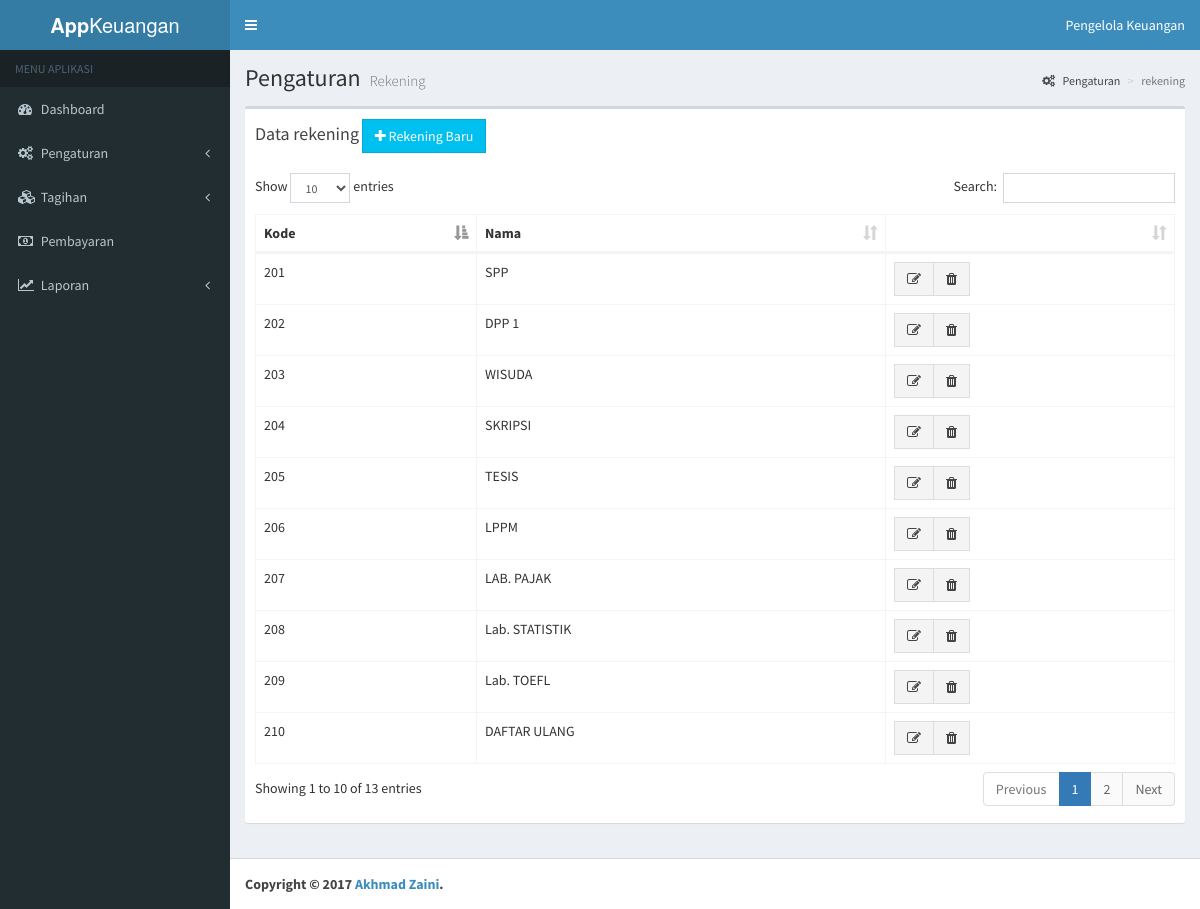
Screenshot of /index.php?mod=pengaturan&hal=rek (signed in) with the database file from the repository.
### tables this page shows
CREATE TABLE `rekening` (
	`kode`	INTEGER PRIMARY KEY AUTOINCREMENT,
	`nama`	TEXT
);

### modul/pengaturan/rek.php (the view, shortened to what this page needs)
<?php
$sql= "SELECT kode, nama
       FROM rekening
       ORDER BY kode";
$ret = $db->query($sql);
?>
<div class="content-wrapper" style="min-height: 488px;">
  <section class="content-header">
    <h1>
      Pengaturan
      <small>Rekening</small>
    </h1>
    <ol class="breadcrumb">
      <li><a href="index.php"><i class="fa fa-cogs"></i> Pengaturan</a></li>
      <li class="active">rekening</li>
    </ol>
  </section>
  <section class="content">
    <div class="row">
      <div class="col-xs-12">
        <div class="box">
          <div class="box-header">
            <h3 class="box-title">Data rekening</h3>
            <a href="#" class="btn btn-info btn-flat btn-xl" data-toggle="modal" data-target="#editorRek"
            data-kode=""
            data-nama="">
              <i class="fa fa-plus" aria-hidden="true"></i> Rekening Baru
            </a>
          </div>
          <div class="box-body">
            <div id="example2_wrapper" class="dataTables_wrapper form-inline dt-bootstrap">
              <div class="row">
                <div class="col-sm-12">
                  <table id="tabelku" class="table table-bordered table-hover">
                    <thead>
                      <tr>
                        <th>Kode</th>
                        <th>Nama</th>
                        <th></th>
                      </tr>
                    </thead>
                    <tbody>
                      <?php while($r = $ret->fetchArray(SQLITE3_ASSOC)): ?>
                        <tr>
                          <td><?=$r['kode']?></td>
                          <td><?=$r['nama']?></td>
                          <td>
                            <div class="btn-group">
                              <a href="#" class="btn btn-default btn-flat"
                              data-toggle="modal" data-target="#editorRek"
                              data-kode="<?=$r['kode']?>"
                              data-nama="<?=$r['nama']?>"><i class="fa fa-pencil-square-o" aria-hidden="true" ></i></a>
                              <a href="#" class="btn btn-default btn-flat btn-del" data-kode="<?=$r['kode']?>">
                                <i class="fa fa-trash" aria-hidden="true"></i>
                              </a>
                            </div>
                          </td>
                        </tr>
                      <?php endwhile ?>
                    </tbody>
                  </table>
                </div>
              </div>
            </div>
          </div>
        </div>
      </div>
    </div>
  </section>

### rows the page displays
rekening: kode "201", nama "SPP"
rekening: kode "202", nama "DPP 1"
rekening: kode "203", nama "WISUDA"
rekening: kode "204", nama "SKRIPSI"
rekening: kode "205", nama "TESIS"
rekening: kode "206", nama "LPPM"
rekening: kode "207", nama "LAB. PAJAK"
rekening: kode "208", nama "Lab. STATISTIK"
rekening: kode "209", nama "Lab. TOEFL"
rekening: kode "210", nama "DAFTAR ULANG"

### other values shown
$_SESSION['nama_pengguna'] "Pengelola Keuangan"
